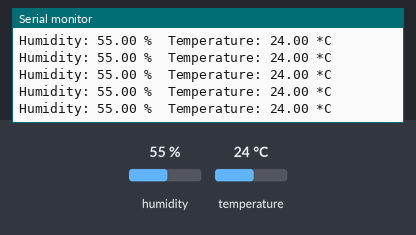
Bench run of a sketch on a simulated ESP32. On the bench: the last lines printed to the serial monitor. The test bench sets the inputs (shaded band); at power-on: humidity 55 %, temperature 24 °C. No radio packets arrive unless stated.

Above: at 3.5 s.
3.6 s: humidity set to 22 %
At 5.9 s:
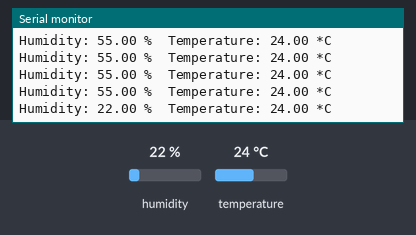
7.1 s: temperature set to 12 °C
At 7.9 s:
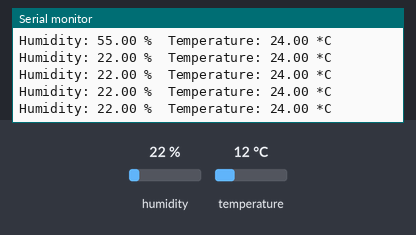
10.6 s: humidity set to 40 %
At 11.2 s:
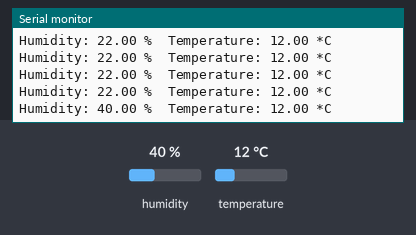
Timing chart, 0 to 13.6 s (numbered marks = the images above; inputs shaded):
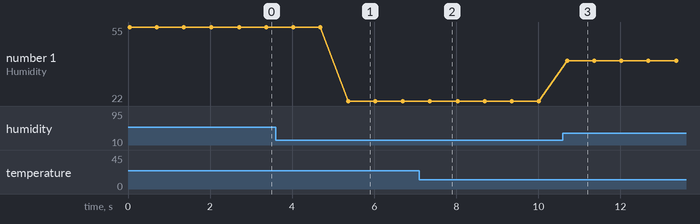

The sketch:

LoRaMod.ino
```cpp
#include <SPI.h>
#include <LoRa.h>
#include <DHT.h>

// LoRa pins
#define LORA_SCK 18
#define LORA_MISO 19
#define LORA_MOSI 23
#define LORA_CS 5 //chip select NSS
#define LORA_RST 14
#define LORA_IRQ 2 //digital io D101

// DHT sensor pin and type
#define DHTPIN 27
#define DHTTYPE DHT11

DHT dht(DHTPIN, DHTTYPE);

void setup() {
  Serial.begin(115200);
  while (!Serial);

  // Initialize DHT sensor
  dht.begin();

  // Initialize LoRa
  SPI.begin(LORA_SCK, LORA_MISO, LORA_MOSI, LORA_CS);
  LoRa.setPins(LORA_CS, LORA_RST, LORA_IRQ);

  if (!LoRa.begin(865E6)) {
    Serial.println("Starting LoRa failed!");
    while (1);
  }
  Serial.println("LoRa Initializing OK!");
}

void loop() {
  // Read temperature and humidity from DHT sensor
  float humidity = dht.readHumidity();
  float temperature = dht.readTemperature();

  // Check if any reads failed and exit early
  if (isnan(humidity) || isnan(temperature)) {
    Serial.println("Failed to read from DHT sensor!");
    return;
  }

  // Display data on Serial Monitor
  Serial.print("Humidity: ");
  Serial.print(humidity);
  Serial.print(" %\t");
  Serial.print("Temperature: ");
  Serial.print(temperature);
  Serial.println(" *C");

  // Prepare data to send
  String data = "Humidity: " + String(humidity) + " %\tTemperature: " + String(temperature) + " *C";

  // Send data via LoRa
  LoRa.beginPacket();
  LoRa.print(data);
  LoRa.endPacket();

  // Wait for a minute before sending again
  delay(600);
}
```

Measured:
- after the input at 3.6 s, the serial monitor: prints a new line after 1.8 s (image 1)
- after the input at 10.6 s, the serial monitor: prints a new line after 0.10 s (image 3)
- plotted number 1: 55 → 22 after the input at 3.6 s, 22 → 40 after the input at 10.6 s
